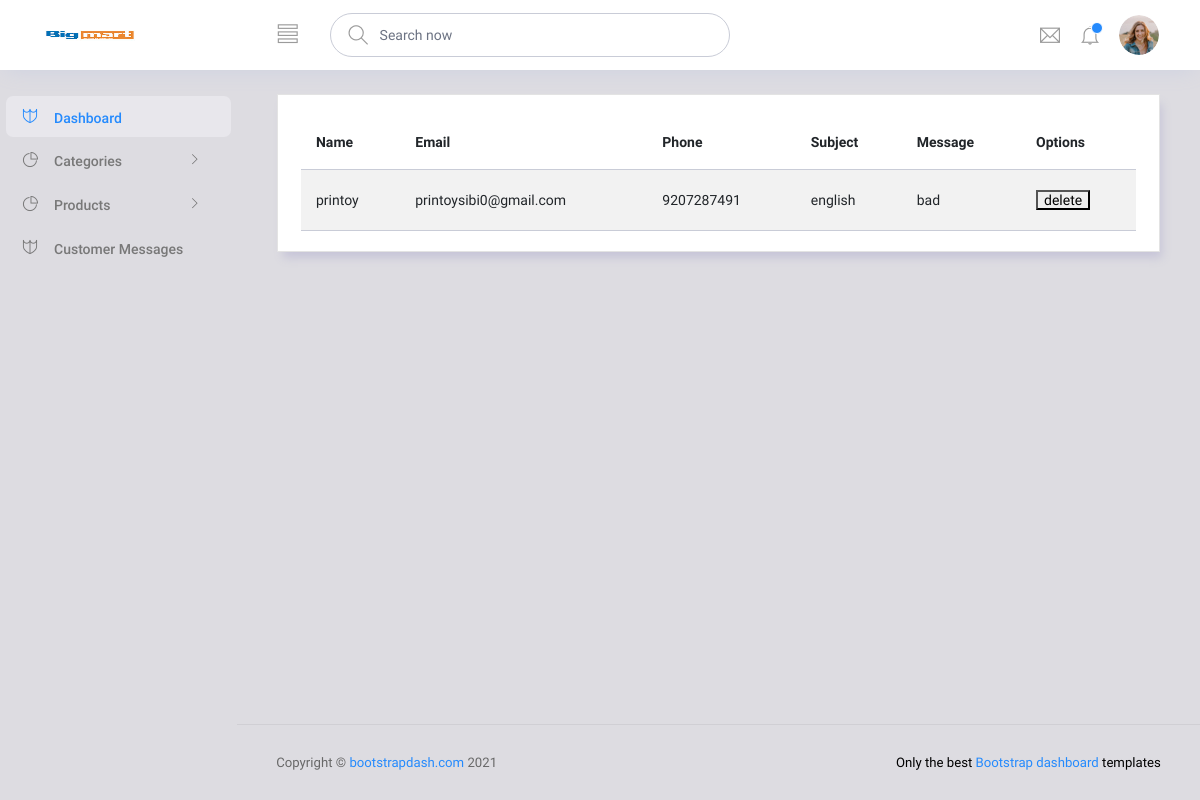
The page /Backend/contactDet/ on the database its author committed.
### Webapp/models.py (models this page shows)
class servicedb(models.Model):
    name = models.CharField(max_length=50, null=True, blank=True)
    email = models.EmailField(max_length=50, null=True, blank=True)
    subject = models.CharField(max_length=50, null=True, blank=True)
    message = models.CharField(max_length=50, null=True, blank=True)
    phone = models.IntegerField(null=True, blank=True)

### Backend/views.py (the view)
# urls.py: path('contactDet/', views.contactDet, name="contactDet"),
def contactDet(req):
    data = servicedb.objects.all()
    return render(req, "ContactDetails.html", {'data': data})

### Backend/templates/ContactDetails.html (shortened to what this page needs)
<!DOCTYPE html>
{% extends 'index.html' %}
{% block contents %}
<html lang="en">
<head>
</head>
<body>
    <div class="col-lg-12 grid-margin stretch-card">
              <div class="card">
                <div class="card-body">
                  <div class="table-responsive">
                    <table class="table table-striped">
                      <thead>
                        <tr>
                          <th>
                            Name
                          </th>
                          <th>
                            Email
                          </th>
                          <th>
                            Phone
                          </th>
                          <th>
                            Subject
                          </th>
                          <th>
                            Message
                          </th>
                          <th>
                            Options
                          </th>
                        </tr>
                      </thead>
                      <tbody>
                      {% for i in data %}
                        <tr>
                            <td>{{i.name}}</td>
                            <td>{{i.email}}</td>
                            <td>{{i.phone}}</td>
                            <td>{{i.subject}}</td>
                            <td>{{i.message}}</td>
                            <td>
                                <a href="{% url 'delContact' Id=i.id %}">
                                    <button>delete</button>
                                </a>
                            </td>
                        </tr>
                      {% endfor %}
                      </tbody>
                    </table>
                  </div>
                </div>
              </div>
            </div>
</body>
</html>
{% endblock %}

### Backend/templates/ContactDetails.html (style rules this page uses)
a { text-decoration: none; }

### rows shown on the page
servicedb: name "printoy", email "printoysibi0@gmail.com", phone "9207287491", subject "english", message "bad"
